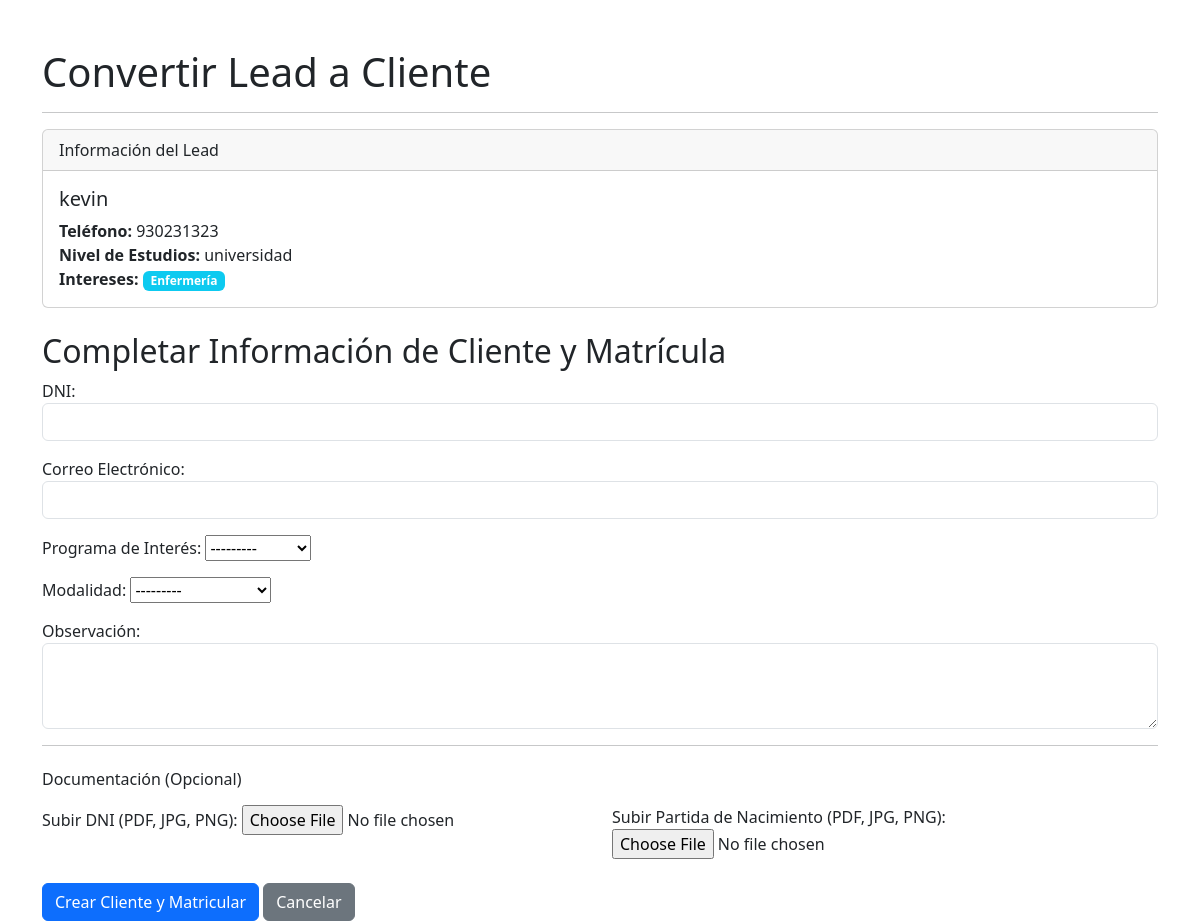
The page /gestion/leads/convertir/1/ (signed in) on the database its author committed.
### gestion/models.py (models this page shows, shortened)
class Lead(models.Model):
    class Genero(models.TextChoices):
        MASCULINO = 'Masculino', 'Masculino'
        FEMENINO = 'Femenino', 'Femenino'
        OTRO = 'Otro', 'Otro'
    ESTADO_LEAD_CHOICES = [
        ('Pendiente', 'Pendiente'),
        ('Atendido', 'Atendido'),
        ('No Atendido', 'No Atendido'),
        ('Convertido', 'Convertido'),
    ]
    id_lead = models.AutoField(primary_key=True)
    nombre_completo = models.CharField(max_length=255)
    telefono = models.CharField(max_length=20, blank=True, null=True)
    nivel_estudios = models.CharField(max_length=100, blank=True, null=True)
    genero = models.CharField(max_length=10, choices=Genero.choices)
    fecha_ingreso = models.DateTimeField(default=timezone.now)
    estado_lead = models.CharField(max_length=20, choices=ESTADO_LEAD_CHOICES)
    id_usuario_atencion = models.ForeignKey(Usuario, on_delete=models.PROTECT, related_name='leads_atendidos', db_column='id_usuario_atencion')
    id_medio_contacto = models.ForeignKey(MedioContacto, on_delete=models.PROTECT, db_column='id_medio_contacto')
    id_distrito = models.ForeignKey(Distrito, on_delete=models.PROTECT, db_column='id_distrito')
    intereses = models.ManyToManyField(ProgramaAcademico, through='LeadInteresPrograma')

class ProgramaAcademico(models.Model):
    class TipoPrograma(models.TextChoices):
        CARRERA_3_ANOS = 'Carrera 3 años', 'Carrera 3 años'
        CARRERA_1_ANO = 'Carrera 1 año', 'Carrera 1 año'
        CURSO_1_MES = 'Curso 1 mes', 'Curso 1 mes'
    id_programa = models.AutoField(primary_key=True)
    nombre_programa = models.CharField(max_length=255)
    tipo_programa = models.CharField(max_length=50, choices=TipoPrograma.choices)
    precio_matricula = models.DecimalField(max_digits=10, decimal_places=2, default=0.00)
    precio_pension_virtual = models.DecimalField(max_digits=10, decimal_places=2, default=0.00)
    precio_pension_presencial = models.DecimalField(max_digits=10, decimal_places=2, default=0.00)
    precio_curso_unico = models.DecimalField(max_digits=10, decimal_places=2, default=0.00)
    def __str__(self):
        return self.nombre_programa

### gestion/views.py (the view)
# urls.py: path('leads/convertir/<int:lead_id>/', views.convertir_lead_a_cliente, name='convertir_lead'),
@login_required
@rol_requerido(roles_permitidos=[Usuario.Roles.ADMIN, Usuario.Roles.VENTAS])
@transaction.atomic
def convertir_lead_a_cliente(request, lead_id):
    lead = get_object_or_404(Lead, id_lead=lead_id)
    if lead.estado_lead == 'Convertido':
        return redirect('gestion:listar_leads')
    if request.method == 'POST':
        form = ConvertirLeadForm(request.POST, request.FILES)
        if form.is_valid():
            cliente = Cliente.objects.create(
                id_lead=lead,
                dni=form.cleaned_data['dni'],
                email=form.cleaned_data['email'],
                archivo_dni=form.cleaned_data.get('archivo_dni'),
                archivo_partida=form.cleaned_data.get('archivo_partida')
            )
            Matricula.objects.create(
                id_cliente=cliente,
                id_programa=form.cleaned_data['programa'],
                id_modalidad=form.cleaned_data['modalidad'],
                observacion=form.cleaned_data['observacion'],
                id_usuario_inscripcion=lead.id_usuario_atencion
            )
            lead.estado_lead = 'Convertido'
            lead.save()
            return redirect('gestion:listar_leads')
    else:
        programas_interes = lead.intereses.all()
        form = ConvertirLeadForm(lead_intereses=programas_interes)
    return render(request, 'gestion/convertir_lead.html', {'form': form, 'lead': lead})

### gestion/forms.py
class ConvertirLeadForm(forms.Form):
    dni = forms.CharField(max_length=8, label="DNI")
    email = forms.EmailField(label="Correo Electrónico")
    programa = forms.ModelChoiceField(queryset=ProgramaAcademico.objects.all(), label="Programa de Interés")
    modalidad = forms.ModelChoiceField(queryset=Modalidad.objects.all(), label="Modalidad")
    observacion = forms.CharField(widget=forms.Textarea, required=False, label="Observación")
    archivo_dni = forms.FileField(required=False, label="Subir DNI (PDF, JPG, PNG)")
    archivo_partida = forms.FileField(required=False, label="Subir Partida de Nacimiento (PDF, JPG, PNG)")
    def __init__(self, *args, **kwargs):
        lead_intereses = kwargs.pop('lead_intereses', None)
        super().__init__(*args, **kwargs)
        if lead_intereses:
            self.fields['programa'].queryset = lead_intereses

### gestion/models.py (called while the page is built)
    def __str__(self):
        return self.nombre_modalidad

### gestion/templates/gestion/convertir_lead.html (shortened to what this page needs)
<!DOCTYPE html>
<html lang="es">
<head>
    <link href="https://cdn.jsdelivr.net/npm/bootstrap@5.3.3/dist/css/bootstrap.min.css" rel="stylesheet">
</head>
<body>
    <div class="container mt-5">
        <h1>Convertir Lead a Cliente</h1>
        <hr>
        <div class="card mb-4">
            <div class="card-header">
                Información del Lead
            </div>
            <div class="card-body">
                <h5 class="card-title">{{ lead.nombre_completo }}</h5>
                <p class="card-text">
                    <strong>Teléfono:</strong> {{ lead.telefono|default:"No especificado" }}<br>
                    <strong>Nivel de Estudios:</strong> {{ lead.nivel_estudios|default:"No especificado" }}<br>
                    <strong>Intereses:</strong>
                    {% for interes in lead.intereses.all %}
                        <span class="badge bg-info">{{ interes.nombre_programa }}</span>
                    {% endfor %}
                </p>
            </div>
        </div>
        <h2>Completar Información de Cliente y Matrícula</h2>
        <form method="post" enctype="multipart/form-data">
            <div class="mb-3">
                {{ form.dni.label_tag }}
                <input type="text" name="dni" class="form-control" id="id_dni">
            </div>
            <div class="mb-3">
                {{ form.email.label_tag }}
                <input type="email" name="email" class="form-control" id="id_email">
            </div>
            <div class="mb-3">
                {{ form.programa.label_tag }}
                {{ form.programa }}
            </div>
            <div class="mb-3">
                {{ form.modalidad.label_tag }}
                {{ form.modalidad }}
            </div>
            <div class="mb-3">
                {{ form.observacion.label_tag }}
                <textarea name="observacion" class="form-control" id="id_observacion" rows="3"></textarea>
            </div>
            <hr>
            <h6 class="mt-4">Documentación (Opcional)</h6>
            <div class="row mt-3">
                <div class="col-md-6">{{ form.archivo_dni.label_tag }} {{ form.archivo_dni }}</div>
                <div class="col-md-6">{{ form.archivo_partida.label_tag }} {{ form.archivo_partida }}</div>
            </div>
            <div class="mt-4">
                <button type="submit" class="btn btn-primary">Crear Cliente y Matricular</button>
                <a href="{% url 'gestion:listar_leads' %}" class="btn btn-secondary">Cancelar</a>
            </div>
        </form>
    </div>
</body>
</html>

### rows shown on the page
Lead: nombre_completo "kevin", telefono "930231323", nivel_estudios "universidad"
ProgramaAcademico: nombre_programa "Enfermería"
